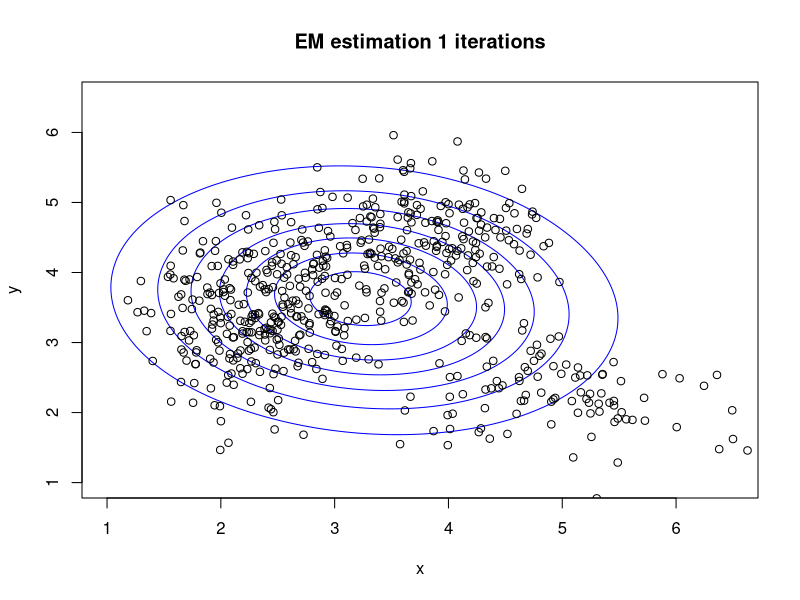
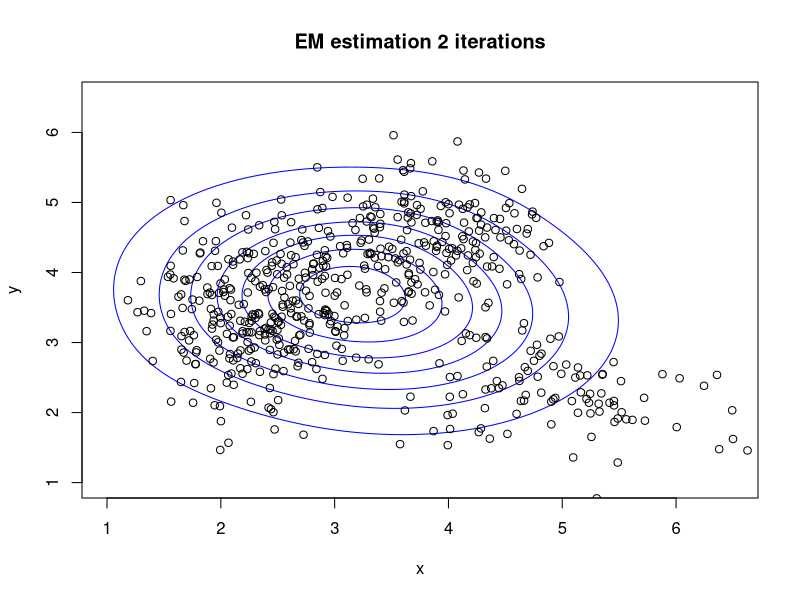
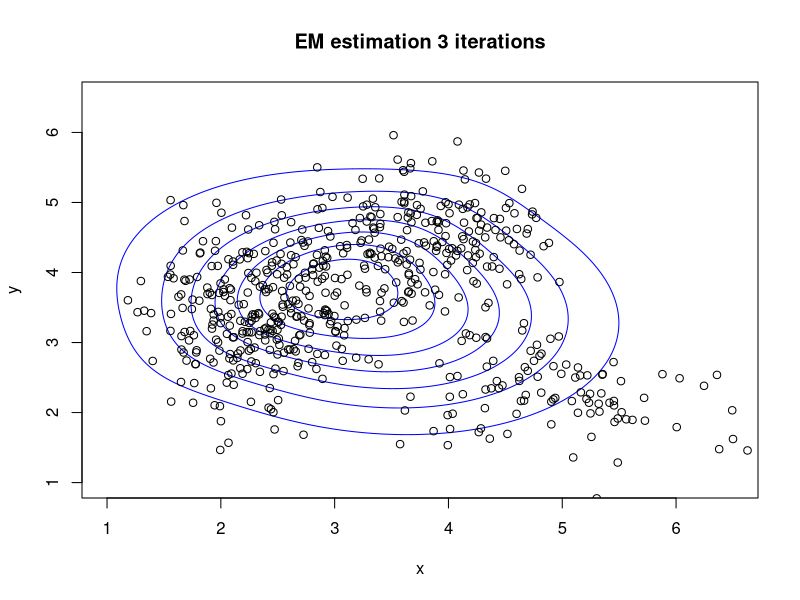
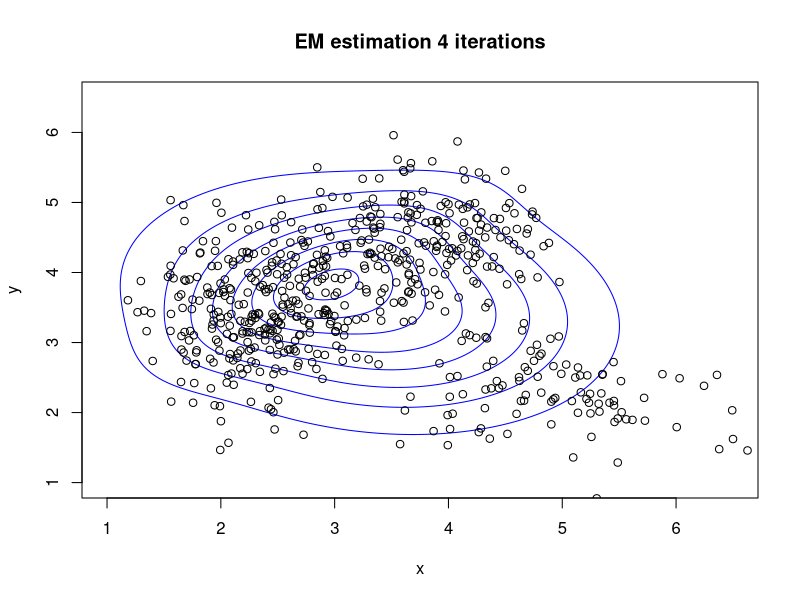
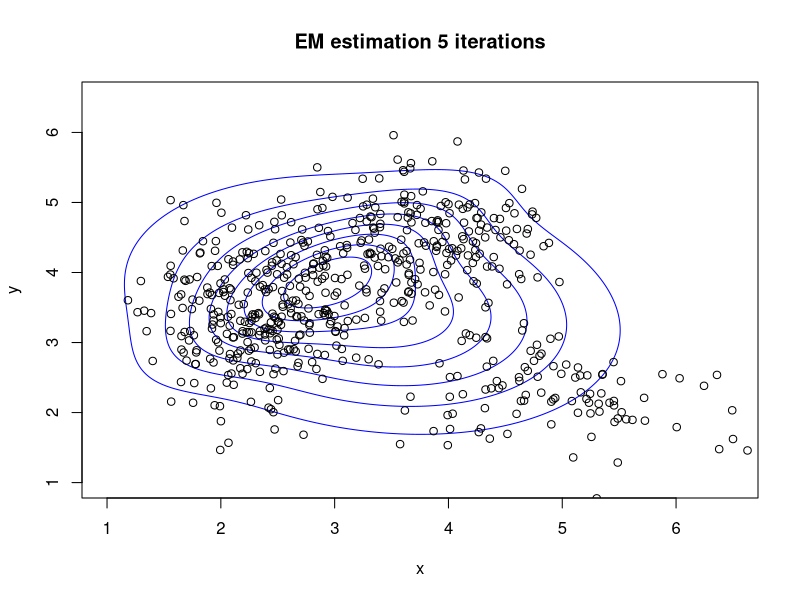
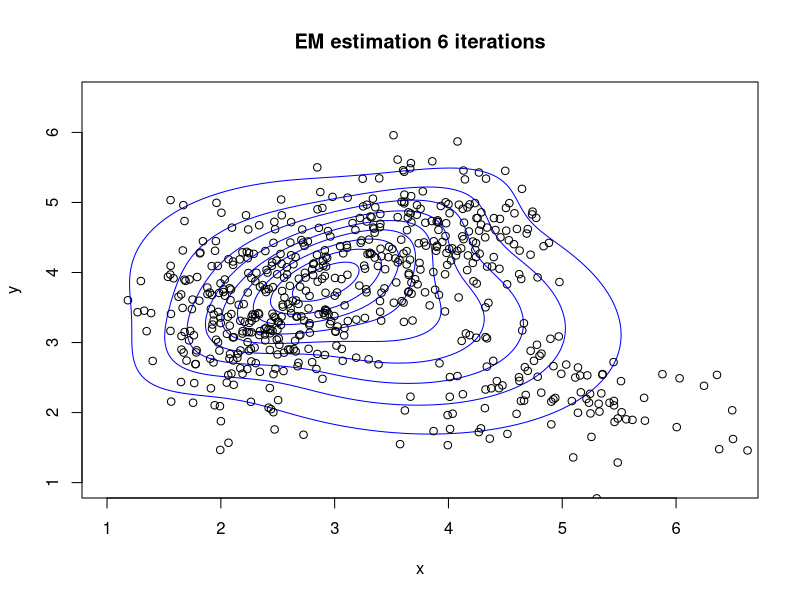
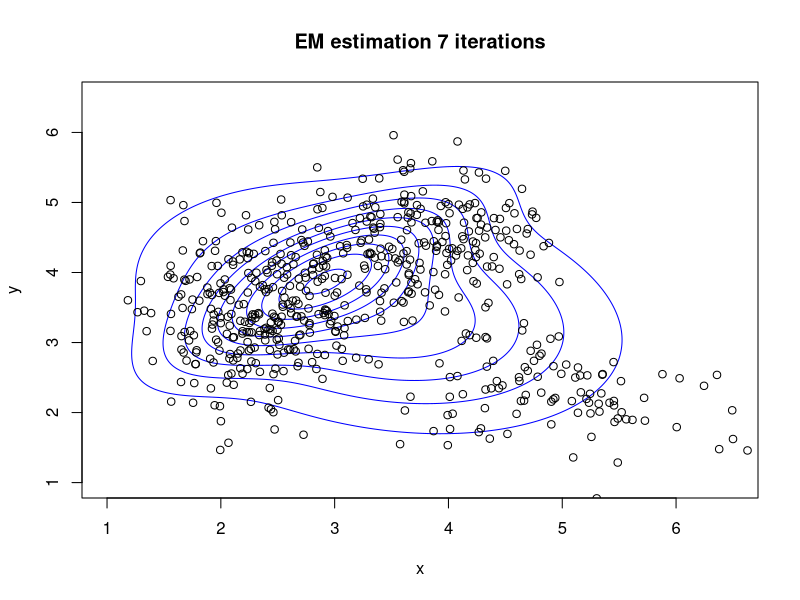
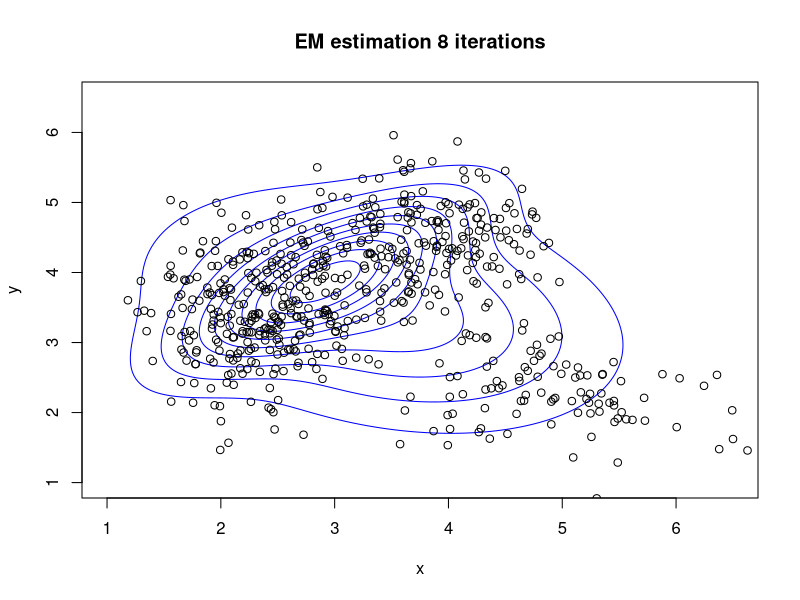

The R script that drew these images, in order:
# EM contour plots by Colbert Sesanker March 2013, source this file for a demo
# EM demo on 2d normals, assuming 2 latent variables, plots the gaussian contours that fit data 

library(mvtnorm)
pts_mat <- as.matrix(read.table("points_hw4.txt", sep=" "))
points  <- split(pts_mat, c(row(pts_mat))) # split matrix into a mapable list of points
mc_pts  <- function(mean) Map(function(x) x-mean, points)   # mean centered points split into mappable list
n     <- length(points)
nth   <- function(n, tuple_list) Map(function(x) x[n], tuple_list) # returns list of the nth element of each tuple from list of tuples
mat.sum <- function(mat, weights=rep(1,length(mat))) Reduce("+", Map("*", mat, weights)) # weighted matrix sum of a list of matricies/vectors
theta <- list(
             pi= c(0.5,0.5),
             mu1=c(2.5,7),
             mu2=c(3.6,12),
             sigma1=matrix(c(3,5,5,15),ncol=2),
             sigma2=matrix(c(3,5,5,15),ncol=2)
             )

EM <- function(theta) {
  E.step <- Map(function(x,y) c(x,y)/(x+y),
              theta$pi[1] * dmvnorm(pts_mat,mean=theta$mu1,sigma=theta$sigma1),
              theta$pi[2] * dmvnorm(pts_mat,mean=theta$mu2,sigma=theta$sigma2)
               )
  z.eq1 <-nth(1, E.step); z.eq0 <-nth(2, E.step) # Posterior probabilities of z = 0 or 1
  z1 <- mat.sum(z.eq1);   z0 <- mat.sum(z.eq0); 
  mu1=mat.sum(points, z.eq1)/z1; mu2=mat.sum(points, z.eq0)/z0
  M.step <- list(
                pi= c(z1/n, z0/n),
                mu1=mu1,
                mu2=mu2,
                sigma1=mat.sum(Map(function(x) x %o% x, mc_pts(mu1)), z.eq1)/z1, # This follows from the definition of sigma using the outer product
                sigma2=mat.sum(Map(function(x) x %o% x, mc_pts(mu2)), z.eq0)/z0 
                )
  return(M.step)
}

contour.plot <- function(theta, iter) {
  x=y=seq(1,6.5,.01)
  mixture.pdf <- function(x,y) theta$pi[1] * dmvnorm(cbind(x,y),mean=theta$mu1,sigma=theta$sigma1) +
                               theta$pi[2] * dmvnorm(cbind(x,y),mean=theta$mu2,sigma=theta$sigma2) 
  mixture.contour <- outer(x,y, mixture.pdf)
  contour(x, y, mixture.contour, nlevels=10, drawlabel=FALSE, col="blue",
          main=paste("EM estimation",iter, "iterations"),xlab="x", ylab="y")
          points(pts_mat)
}
for (iter in 1:50){
 theta <- EM(theta) 
 contour.plot(theta, iter) 
}
png(file="EM_mixture_contour_plot", width=512, height=512,res=72)
contour.plot(theta, 50) 
dev.off()















